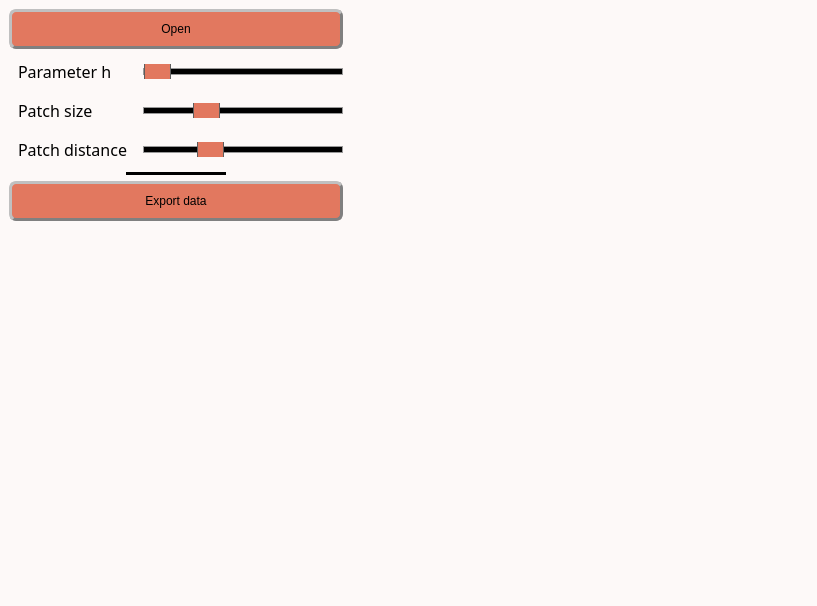
<?xml version="1.0" encoding="UTF-8"?>
<ui version="4.0">
 <class>MainWindow</class>
 <widget class="QMainWindow" name="MainWindow">
  <property name="windowModality">
   <enum>Qt::WindowModal</enum>
  </property>
  <property name="geometry">
   <rect>
    <x>0</x>
    <y>0</y>
    <width>817</width>
    <height>606</height>
   </rect>
  </property>
  <property name="sizePolicy">
   <sizepolicy hsizetype="Preferred" vsizetype="Preferred">
    <horstretch>0</horstretch>
    <verstretch>0</verstretch>
   </sizepolicy>
  </property>
  <property name="contextMenuPolicy">
   <enum>Qt::PreventContextMenu</enum>
  </property>
  <property name="windowTitle">
   <string>Denoise 2D map</string>
  </property>
  <property name="windowOpacity">
   <double>1.000000000000000</double>
  </property>
  <property name="autoFillBackground">
   <bool>false</bool>
  </property>
  <property name="styleSheet">
   <string notr="true">/* Couleur du fond, label, combobox, progressbar vide et spin box */
QWidget, QLabel, QComboBox, QProgressBar, QSpinBox {background-color: rgb(253, 249, 248)}

/* Couleur quand inactif */
QPushButton:disabled, QComboBox:disabled, QSpinBox:disabled {background-color: rgba(243, 98, 64,150)}

/* Couleur des boutons et des selecteurs */
QPushButton, QComboBox::drop-down:button, QComboBox::down-arrow, QComboBox::down-arrow:disabled, QSpinBox::drop-down:button, QSpinBox::down-arrow, QSpinBox::down-arrow:disabled, QSpinBox::drop-up:button, QSpinBox::up-arrow, QSpinBox::up-arrow:disabled, QSlider::handle:horizontal {background-color: rgb(226, 120, 95)}

/* Couleur des bordures de même couleur que les boutons */
QComboBox::drop-down:button, QSpinBox::drop-down:button, QSpinBox::drop-up:button {border-color: rgb(193, 167, 181)}

/* Couleur des textes */
QLabel, QPushButton, QPushButton:hover, QCheckBox, QComboBox, Line, QTextEdit, QSpinBox {color: rgb(0, 0, 0)}

/* style des bordures 1 */
QLabel, QPushButton, QPushButton:hover, QCheckBox, QComboBox, QSpinBox  {
	border-style : outset;
	min-width : 5em;
}

/* style des bordures 2 */
QPushButton, QPushButton:hover, QCheckBox, QComboBox, QSpinBox  {
	border-radius: 7px;
	border-width: 3px;
	border-color: gray;
}

/* Font 1 */
QPushButton, QPushButton:hover, QCheckBox, QProgressBar {font: 12pt &quot;Noto Sans Cond&quot;}

/* Font 2 */
QComboBox, QTextEdit, QSpinBox {font: 10pt &quot;Noto Sans Cond&quot;}

/* Padding 1 */
QLabel, QComboBox, QComboBox::down-arrow, QSpinBox, QSpinBox::down-arrow, QSpinBox::up-arrow {padding : 2px;}

/* Padding 2 */
QPushButton, QPushButton:hover, QCheckBox {padding : 10px;}

/* Gestion taille des QCheckBoxes */
QCheckBox::indicator:unchecked, QCheckBox::indicator:unchecked:hover, QCheckBox::indicator:checked, QCheckBox::indicator:checked:hover  {
	width :30px;
	height : 30px;
}

QLabel {
	Border-radius : 5px;
	border-width : 0px;
	border-color : black;
	font : 14pt &quot;Noto Sans Cond&quot;;
}

QPushButton:hover {background-color: rgb(243, 98, 64);}

QCheckBox::indicator:unchecked {image: url(icons/uncheck_icon.png);}

QCheckBox::indicator:unchecked:hover {image: url(icons/uncheck_hover_icon.png);}

QCheckBox::indicator:checked {image: url(icons/Check_icon.png);}

QCheckBox::indicator:checked:hover {image: url(icons/Check_hover_icon.png);}

QComboBox::drop-down:button{
	border-radius: 4px;
	border-width: 3px;
	width: 36px;
}

QComboBox::down-arrow {
	image : url(icons/Arrow_down.png);
    width: 26px;
    height: 24px;
}

Line{
	format: plain;
	midLine-Width : 5px;
}

QFrame[height=&quot;3&quot;], QFrame[width=&quot;3&quot;] {background-color: #3A3939;}

QTextEdit{
	background-color: rgb(255, 255, 255);
	border-style: solid;
	border-radius: 5px;
	border-width: 2px;
	border-color: black;
}

QLineEdit {font : 12pt &quot;Noto Sans Cond&quot;;}

/* Gestion taille des QLineEdit */
QLineEdit::indicator:unchecked, QLineEdit::indicator:unchecked:hover, QLineEdit::indicator:checked, QLineEdit::indicator:checked:hover  {
	border-color: black;
}

QHBoxLayout {background-color: rgb(0, 240, 240, 50);}

QProgressBar {
	text-align: center;
	border: 2px solid black;
	border-radius: 3px;
 }

 QProgressBar::chunk {
	background-color: rgb(243, 98, 64);
	width: 20px;
	margin : 0.5px;
 }

QSpinBox::drop-down:button, QSpinBox::drop-up:button {
	border-radius: 2px;
	border-width: 3px;
	width: 36px;
}

QSpinBox::down-arrow {
	image : url(icons/Arrow_down.png);
    width: 26px;
    height: 24px;
}

QSpinBox::up-arrow {
	image : url(icons/Arrow_up.png);
    width: 26px;
    height: 24px;
}

QSlider::groove:horizontal {
    border: 1px solid #999999;
    height: 5px; /* the groove expands to the size of the slider by default. by giving it a height, it has a fixed size */
    background-color: rgb(0, 0, 0);
    margin: 2px 0;
}

QSlider::handle:horizontal {
    border: 1px solid #5c5c5c;
    width: 25px;
    height: 40px;
    margin: -10px 0; /* handle is placed by default on the contents rect of the groove. Expand outside the groove */
    border-radius: 3px;
}</string>
  </property>
  <property name="toolButtonStyle">
   <enum>Qt::ToolButtonIconOnly</enum>
  </property>
  <widget class="QWidget" name="centralwidget">
   <property name="autoFillBackground">
    <bool>false</bool>
   </property>
   <property name="styleSheet">
    <string notr="true"/>
   </property>
   <layout class="QHBoxLayout" name="horizontalLayout_6">
    <item>
     <layout class="QHBoxLayout" name="horizontalLayout_5">
      <item>
       <layout class="QVBoxLayout" name="verticalLayout_2">
        <item>
         <widget class="QPushButton" name="OpenData">
          <property name="sizePolicy">
           <sizepolicy hsizetype="Preferred" vsizetype="Fixed">
            <horstretch>0</horstretch>
            <verstretch>0</verstretch>
           </sizepolicy>
          </property>
          <property name="text">
           <string>Open</string>
          </property>
          <property name="icon">
           <iconset>
            <normaloff>../Traitement_stack/icons/import_icon.png</normaloff>../Traitement_stack/icons/import_icon.png</iconset>
          </property>
         </widget>
        </item>
        <item>
         <layout class="QHBoxLayout" name="horizontalLayout">
          <item>
           <widget class="QLabel" name="label_h">
            <property name="font">
             <font>
              <family>Noto Sans Cond</family>
              <pointsize>12</pointsize>
              <weight>50</weight>
              <italic>false</italic>
              <bold>false</bold>
             </font>
            </property>
            <property name="styleSheet">
             <string notr="true">QLabel {
color: rgb(0, 0, 0);
background-color:	rgb(253, 249, 248);
border-style : outset;
Border-radius : 5px;
border-width : 0px;
border-color : black;
min-width : 5em;
padding : 5px;
font : 12pt &quot;Noto Sans Cond&quot;;
}</string>
            </property>
            <property name="text">
             <string>Parameter h</string>
            </property>
            <property name="textFormat">
             <enum>Qt::PlainText</enum>
            </property>
           </widget>
          </item>
          <item>
           <widget class="QSlider" name="slider_h">
            <property name="sizePolicy">
             <sizepolicy hsizetype="Preferred" vsizetype="Fixed">
              <horstretch>0</horstretch>
              <verstretch>0</verstretch>
             </sizepolicy>
            </property>
            <property name="minimumSize">
             <size>
              <width>200</width>
              <height>15</height>
             </size>
            </property>
            <property name="minimum">
             <number>1</number>
            </property>
            <property name="maximum">
             <number>5000</number>
            </property>
            <property name="singleStep">
             <number>10</number>
            </property>
            <property name="pageStep">
             <number>500</number>
            </property>
            <property name="value">
             <number>10</number>
            </property>
            <property name="orientation">
             <enum>Qt::Horizontal</enum>
            </property>
           </widget>
          </item>
         </layout>
        </item>
        <item>
         <layout class="QHBoxLayout" name="horizontalLayout_2">
          <item>
           <widget class="QLabel" name="label_size">
            <property name="font">
             <font>
              <family>Noto Sans Cond</family>
              <pointsize>12</pointsize>
              <weight>50</weight>
              <italic>false</italic>
              <bold>false</bold>
             </font>
            </property>
            <property name="styleSheet">
             <string notr="true">QLabel {
color: rgb(0, 0, 0);
background-color:	rgb(253, 249, 248);
border-style : outset;
Border-radius : 5px;
border-width : 0px;
border-color : black;
min-width : 5em;
padding : 5px;
font : 12pt &quot;Noto Sans Cond&quot;;
}</string>
            </property>
            <property name="text">
             <string>Patch size</string>
            </property>
           </widget>
          </item>
          <item>
           <widget class="QSlider" name="slider_size">
            <property name="sizePolicy">
             <sizepolicy hsizetype="Preferred" vsizetype="Fixed">
              <horstretch>0</horstretch>
              <verstretch>0</verstretch>
             </sizepolicy>
            </property>
            <property name="minimumSize">
             <size>
              <width>200</width>
              <height>15</height>
             </size>
            </property>
            <property name="minimum">
             <number>1</number>
            </property>
            <property name="maximum">
             <number>15</number>
            </property>
            <property name="pageStep">
             <number>2</number>
            </property>
            <property name="value">
             <number>5</number>
            </property>
            <property name="orientation">
             <enum>Qt::Horizontal</enum>
            </property>
           </widget>
          </item>
         </layout>
        </item>
        <item>
         <layout class="QHBoxLayout" name="horizontalLayout_3">
          <item>
           <widget class="QLabel" name="label_distance">
            <property name="font">
             <font>
              <family>Noto Sans Cond</family>
              <pointsize>12</pointsize>
              <weight>50</weight>
              <italic>false</italic>
              <bold>false</bold>
             </font>
            </property>
            <property name="styleSheet">
             <string notr="true">QLabel {
color: rgb(0, 0, 0);
background-color:	rgb(253, 249, 248);
border-style : outset;
Border-radius : 5px;
border-width : 0px;
border-color : black;
min-width : 5em;
padding : 5px;
font : 12pt &quot;Noto Sans Cond&quot;;
}</string>
            </property>
            <property name="text">
             <string>Patch distance</string>
            </property>
           </widget>
          </item>
          <item>
           <widget class="QSlider" name="slider_distance">
            <property name="sizePolicy">
             <sizepolicy hsizetype="Preferred" vsizetype="Fixed">
              <horstretch>0</horstretch>
              <verstretch>0</verstretch>
             </sizepolicy>
            </property>
            <property name="minimumSize">
             <size>
              <width>200</width>
              <height>15</height>
             </size>
            </property>
            <property name="minimum">
             <number>2</number>
            </property>
            <property name="maximum">
             <number>15</number>
            </property>
            <property name="pageStep">
             <number>2</number>
            </property>
            <property name="value">
             <number>6</number>
            </property>
            <property name="orientation">
             <enum>Qt::Horizontal</enum>
            </property>
           </widget>
          </item>
         </layout>
        </item>
        <item alignment="Qt::AlignHCenter">
         <widget class="Line" name="line1_2">
          <property name="sizePolicy">
           <sizepolicy hsizetype="Fixed" vsizetype="Fixed">
            <horstretch>0</horstretch>
            <verstretch>0</verstretch>
           </sizepolicy>
          </property>
          <property name="minimumSize">
           <size>
            <width>100</width>
            <height>0</height>
           </size>
          </property>
          <property name="frameShadow">
           <enum>QFrame::Plain</enum>
          </property>
          <property name="lineWidth">
           <number>5</number>
          </property>
          <property name="midLineWidth">
           <number>5</number>
          </property>
          <property name="orientation">
           <enum>Qt::Horizontal</enum>
          </property>
         </widget>
        </item>
        <item>
         <widget class="QPushButton" name="Push_validate">
          <property name="toolTip">
           <string>&lt;html&gt;&lt;head/&gt;&lt;body&gt;&lt;p&gt;&lt;span style=&quot; font-size:11pt;&quot;&gt;Export data to the main GUI&lt;/span&gt;&lt;/p&gt;&lt;/body&gt;&lt;/html&gt;</string>
          </property>
          <property name="text">
           <string>Export data</string>
          </property>
          <property name="icon">
           <iconset>
            <normaloff>../Traitement_stack/icons/Export.png</normaloff>../Traitement_stack/icons/Export.png</iconset>
          </property>
         </widget>
        </item>
        <item>
         <spacer name="verticalSpacer">
          <property name="orientation">
           <enum>Qt::Vertical</enum>
          </property>
          <property name="sizeHint" stdset="0">
           <size>
            <width>20</width>
            <height>40</height>
           </size>
          </property>
         </spacer>
        </item>
       </layout>
      </item>
      <item>
       <layout class="QVBoxLayout" name="verticalLayout">
        <item>
         <widget class="ImageView" name="expSeries" native="true">
          <property name="sizePolicy">
           <sizepolicy hsizetype="MinimumExpanding" vsizetype="Preferred">
            <horstretch>0</horstretch>
            <verstretch>0</verstretch>
           </sizepolicy>
          </property>
         </widget>
        </item>
       </layout>
      </item>
     </layout>
    </item>
   </layout>
  </widget>
  <widget class="QMenuBar" name="menubar">
   <property name="geometry">
    <rect>
     <x>0</x>
     <y>0</y>
     <width>817</width>
     <height>20</height>
    </rect>
   </property>
  </widget>
  <widget class="QStatusBar" name="statusbar"/>
 </widget>
 <customwidgets>
  <customwidget>
   <class>ImageView</class>
   <extends>QWidget</extends>
   <header>pyqtgraph</header>
   <container>1</container>
  </customwidget>
 </customwidgets>
 <resources/>
 <connections/>
</ui>
